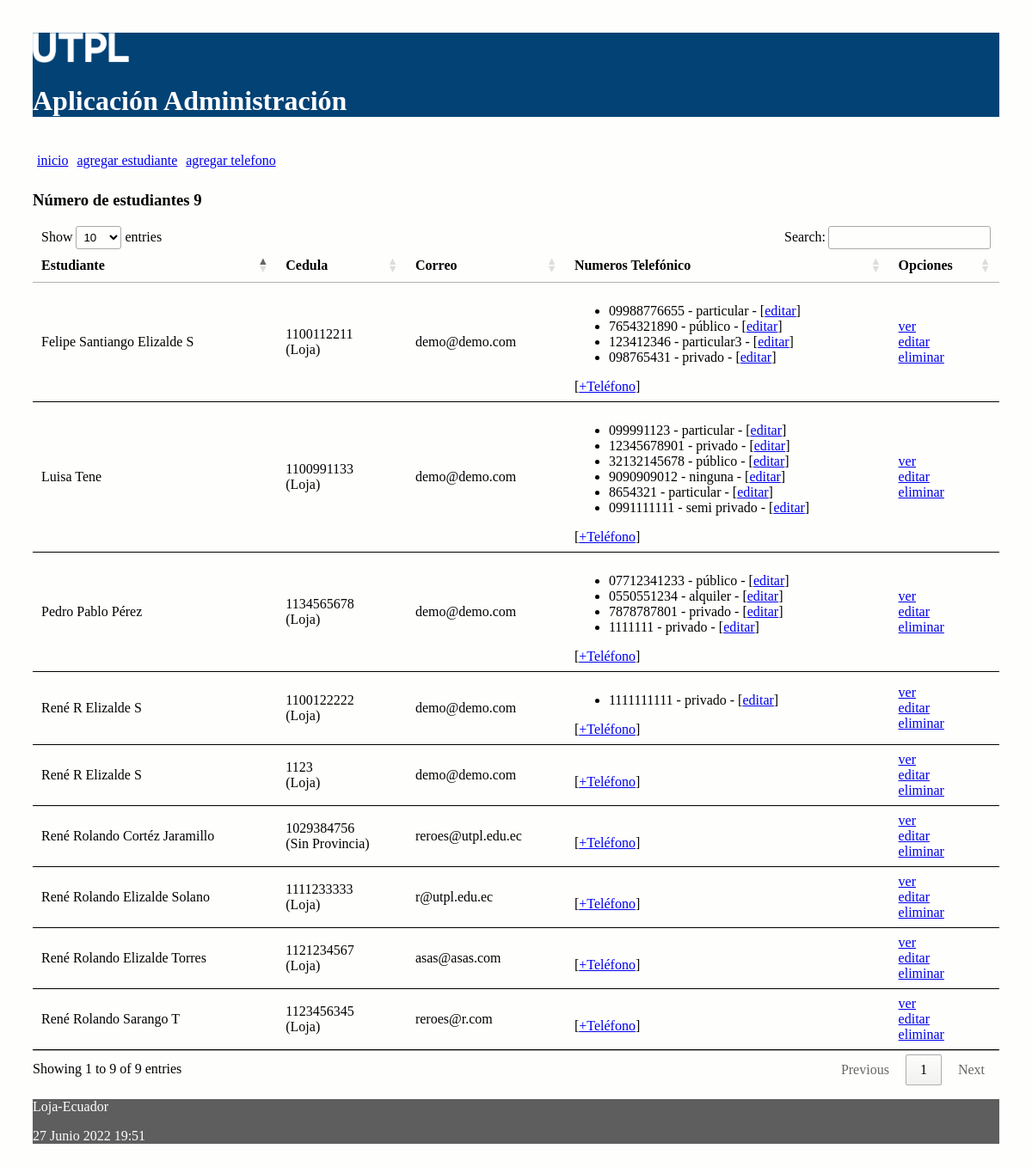
Before: / with the older database file.
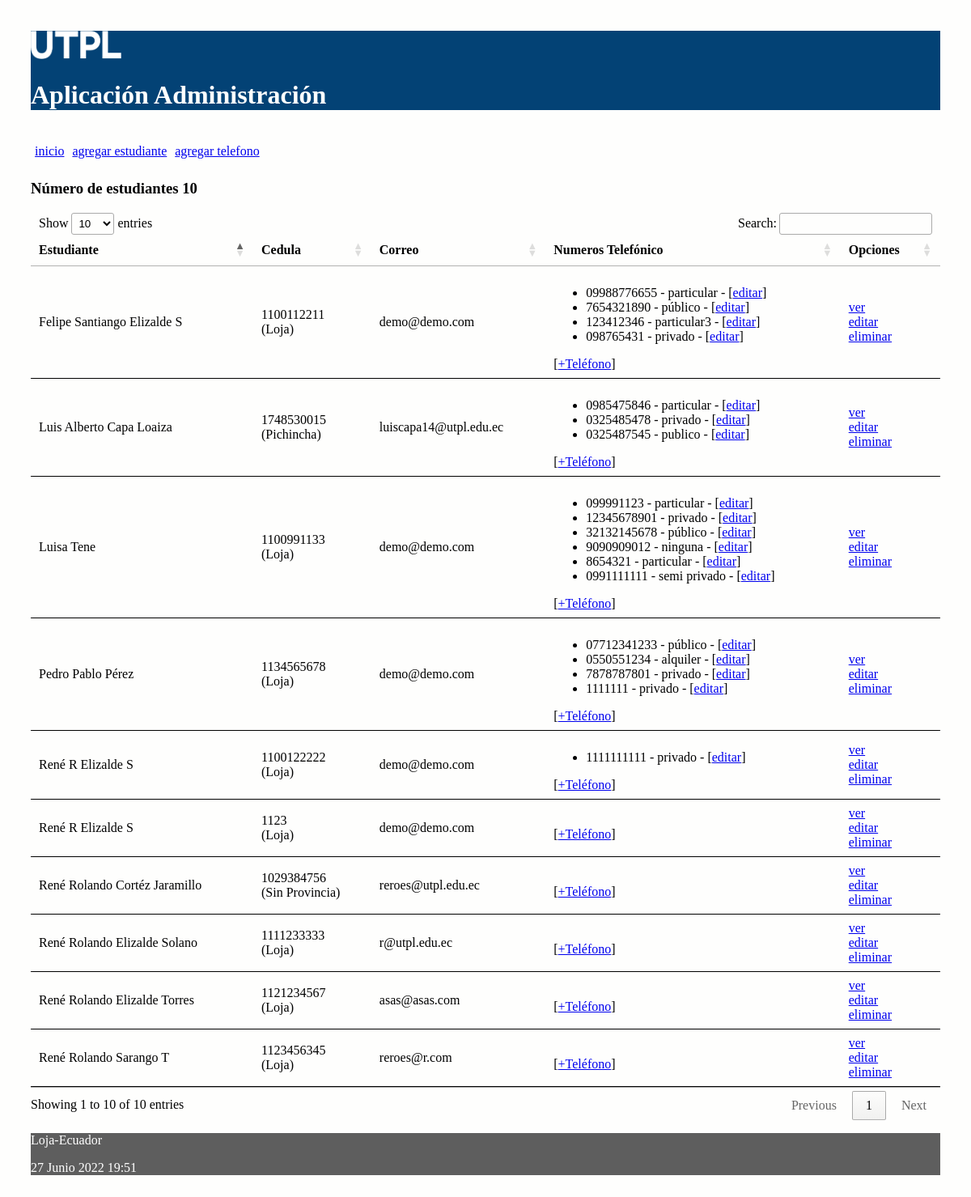
After: the same page with the newer database file.
### administrativo/models.py (models this page shows, shortened)
class Estudiante(models.Model):
    nombre = models.CharField(max_length=30)
    apellido = models.CharField(max_length=30)
    cedula = models.CharField(max_length=30, unique=True)
    correo = models.EmailField()
    def get_provincia(self):
        dato = self.cedula[0:2]
        valor = "Sin Provincia"
        if dato == "11":
            valor = "Loja"
        else:
            if dato == "17":
                valor = "Pichincha"
        return valor

class NumeroTelefonico(models.Model):
    telefono = models.CharField(max_length=100)
    tipo = models.CharField(max_length=100)
    estudiante = models.ForeignKey(Estudiante, on_delete=models.CASCADE,
            related_name="numeros_telefonicos")

### administrativo/views.py (the view)
# urls.py: path('', views.index, name='index'),
def index(request):
    estudiantes = Estudiante.objects.all()
    informacion_template = {'estudiantes': estudiantes, 'numero_estudiantes': len(estudiantes)}
    return render(request, 'index.html', informacion_template)

### administrativo/templates/index.html (shortened to what this page needs)
{% extends "master.html" %}
{% block content %}
<h3>Número de estudiantes {{ numero_estudiantes }}</h3>
<table id="tabla_datos">
  <thead>
    <tr>
      <th>Estudiante</th>
      <th>Cedula</th>
      <th>Correo</th>
      <th>Numeros Telefónico </th>
      <th>Opciones</th>
    </tr>
  </thead>
  {% for e in estudiantes %}
  <tr>
    <td> {{e.nombre}} {{e.apellido}}</td>
    <td> {{e.cedula}} <br>
    ({{e.get_provincia}})</td>
    <td> {{e.correo}}</td>
    <td>
      <ul>
        {% for t in e.numeros_telefonicos.all %}
          <li>
            <span>{{t.telefono}} - {{t.tipo}} - [<a href="{% url 'editar_numero_telefonico' t.id %}">editar</a>] </span>
          </li>
        {% endfor %}
      </ul>
        [<a href="{% url 'crear_numero_telefonico_estudiante' e.id%}">+Teléfono</a>]
    </td>
    <td> <a href="{% url 'obtener_estudiante' e.id %}">ver</a> <br>
      <a href="{% url 'editar_estudiante' e.id %}">editar</a> <br>
      <a href="{% url 'eliminar_estudiante' e.id %}"
      onclick="return confirm('¿Está seguro de la eliminación?')" >
      eliminar</a>
    </td>
  </tr>
  {% endfor %}
</table>
{% endblock %}

### administrativo/templates/master.html (shortened to what this page needs)
<!DOCTYPE html>
<html>
  <head>
    {% load static %}
    <link rel="stylesheet" type="text/css" href="{% static 'css/estilos.css' %}">
    <link rel="stylesheet" type="text/css" href="https://cdn.datatables.net/1.10.25/css/jquery.dataTables.min.css">
  </head>
  <body>
  <header>
    <img src="{% static 'images/logo.png' %}" height="10%" width="10%" alt="My image">
    <h1>Aplicación Administración </h1>
    <nav class="top_menu">
      <ul>
        <li><a href="{% url 'index' %}">inicio</a></li>
        <li><a href="{% url 'crear_estudiante' %}">agregar estudiante</a></li>
        <li><a href="{% url 'crear_numero_telefonico' %}">agregar telefono</a></li>
      </ul>
    </nav>
  </header>
  <section>
      {% block content %}
      {% endblock %}
  </section>
    <footer>
      <p>Loja-Ecuador</p>
      <p>{% now "j F Y H:i" %}</p>
    </footer>
  </body>
</html>

### administrativo/static/css/estilos.css (style rules this page uses)
body { background: #FEFEFD; padding: 30px; }
header { background: #034275; color: #FFF; }
section { width: 100%; }
th, td { padding: 15px; border-bottom: 1px solid black; }
.top_menu ul { list-style:none; float:left; padding: 5px; width:95%; }
.top_menu ul li { float:left; margin-right:10px; margin-bottom:5px; text: #FFF; }
footer { background: #5E5E5E; color: #FFF; }

Changed rows visible on the page:
added Estudiante: nombre "Luis Alberto", apellido "Capa Loaiza", cedula "1748530015", get_provincia "Pichincha", correo "luiscapa14@utpl.edu.ec"
added NumeroTelefonico: telefono "0985475846", tipo "particular", shown under "Luis Alberto"
added NumeroTelefonico: telefono "0325485478", tipo "privado", shown under "Luis Alberto"
added NumeroTelefonico: telefono "0325487545", tipo "publico", shown under "Luis Alberto"
Other visible differences:
text written by a page script: "Show entries Search: Showing 1 to 9 of 9 entries Previous 1 Next" → "Show entries Search: Showing 1 to 10 of 10 entries Previous 1 Next"
{{ numero_estudiantes }}: "9" → "10"
